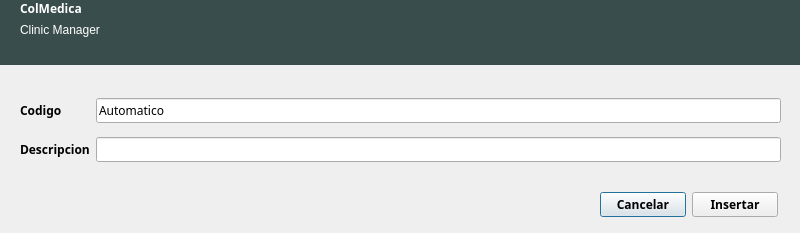
<?xml version="1.0" encoding="UTF-8"?>
<ui version="4.0">
 <class>dialogNuevaHabilidad</class>
 <widget class="QDialog" name="dialogNuevaHabilidad">
  <property name="geometry">
   <rect>
    <x>0</x>
    <y>0</y>
    <width>800</width>
    <height>233</height>
   </rect>
  </property>
  <property name="font">
   <font>
    <family>Ubuntu Condensed</family>
    <weight>75</weight>
    <bold>true</bold>
   </font>
  </property>
  <property name="cursor">
   <cursorShape>PointingHandCursor</cursorShape>
  </property>
  <property name="windowTitle">
   <string>Nueva Habilidad</string>
  </property>
  <widget class="QWidget" name="widgetCabecera" native="true">
   <property name="geometry">
    <rect>
     <x>0</x>
     <y>0</y>
     <width>800</width>
     <height>65</height>
    </rect>
   </property>
   <property name="palette">
    <palette>
     <active>
      <colorrole role="WindowText">
       <brush brushstyle="SolidPattern">
        <color alpha="255">
         <red>255</red>
         <green>255</green>
         <blue>255</blue>
        </color>
       </brush>
      </colorrole>
      <colorrole role="Base">
       <brush brushstyle="SolidPattern">
        <color alpha="255">
         <red>255</red>
         <green>255</green>
         <blue>255</blue>
        </color>
       </brush>
      </colorrole>
      <colorrole role="Window">
       <brush brushstyle="SolidPattern">
        <color alpha="255">
         <red>57</red>
         <green>77</green>
         <blue>76</blue>
        </color>
       </brush>
      </colorrole>
     </active>
     <inactive>
      <colorrole role="WindowText">
       <brush brushstyle="SolidPattern">
        <color alpha="255">
         <red>255</red>
         <green>255</green>
         <blue>255</blue>
        </color>
       </brush>
      </colorrole>
      <colorrole role="Base">
       <brush brushstyle="SolidPattern">
        <color alpha="255">
         <red>255</red>
         <green>255</green>
         <blue>255</blue>
        </color>
       </brush>
      </colorrole>
      <colorrole role="Window">
       <brush brushstyle="SolidPattern">
        <color alpha="255">
         <red>57</red>
         <green>77</green>
         <blue>76</blue>
        </color>
       </brush>
      </colorrole>
     </inactive>
     <disabled>
      <colorrole role="WindowText">
       <brush brushstyle="SolidPattern">
        <color alpha="255">
         <red>159</red>
         <green>158</green>
         <blue>158</blue>
        </color>
       </brush>
      </colorrole>
      <colorrole role="Base">
       <brush brushstyle="SolidPattern">
        <color alpha="255">
         <red>57</red>
         <green>77</green>
         <blue>76</blue>
        </color>
       </brush>
      </colorrole>
      <colorrole role="Window">
       <brush brushstyle="SolidPattern">
        <color alpha="255">
         <red>57</red>
         <green>77</green>
         <blue>76</blue>
        </color>
       </brush>
      </colorrole>
     </disabled>
    </palette>
   </property>
   <property name="autoFillBackground">
    <bool>true</bool>
   </property>
   <widget class="QWidget" name="layoutWidget_4">
    <property name="geometry">
     <rect>
      <x>20</x>
      <y>0</y>
      <width>162</width>
      <height>62</height>
     </rect>
    </property>
    <layout class="QFormLayout" name="formLayout_5">
     <item row="0" column="0">
      <widget class="QLabel" name="labelColMedica">
       <property name="styleSheet">
        <string notr="true">font: 30pt &quot;Ubuntu Condensed&quot;;
color: rgb(255, 255, 255);</string>
       </property>
       <property name="text">
        <string>ColMedica</string>
       </property>
      </widget>
     </item>
     <item row="1" column="0">
      <widget class="QLabel" name="labelClinicManager">
       <property name="font">
        <font>
         <family>Ubuntu</family>
         <weight>50</weight>
         <bold>false</bold>
        </font>
       </property>
       <property name="text">
        <string>Clinic Manager</string>
       </property>
      </widget>
     </item>
    </layout>
   </widget>
  </widget>
  <widget class="QWidget" name="layoutWidget">
   <property name="geometry">
    <rect>
     <x>20</x>
     <y>90</y>
     <width>761</width>
     <height>81</height>
    </rect>
   </property>
   <layout class="QGridLayout" name="gridLayout">
    <item row="0" column="0">
     <widget class="QLabel" name="labelCodigo">
      <property name="text">
       <string>Codigo</string>
      </property>
     </widget>
    </item>
    <item row="1" column="1">
     <widget class="QLineEdit" name="lineEditDescripcion">
      <property name="font">
       <font>
        <weight>50</weight>
        <bold>false</bold>
       </font>
      </property>
      <property name="inputMask">
       <string>AAAAAAAAAAAAAAAAAAAAAAAAAAAAAAAAAAAAAAAA; </string>
      </property>
     </widget>
    </item>
    <item row="0" column="1">
     <widget class="QLineEdit" name="lineEditCodigo">
      <property name="enabled">
       <bool>true</bool>
      </property>
      <property name="font">
       <font>
        <weight>50</weight>
        <bold>false</bold>
       </font>
      </property>
      <property name="acceptDrops">
       <bool>true</bool>
      </property>
      <property name="text">
       <string>Automatico</string>
      </property>
      <property name="readOnly">
       <bool>true</bool>
      </property>
     </widget>
    </item>
    <item row="1" column="0">
     <widget class="QLabel" name="labelDescripcion">
      <property name="text">
       <string>Descripcion</string>
      </property>
     </widget>
    </item>
   </layout>
  </widget>
  <widget class="QWidget" name="layoutWidget_2">
   <property name="geometry">
    <rect>
     <x>600</x>
     <y>190</y>
     <width>178</width>
     <height>29</height>
    </rect>
   </property>
   <layout class="QHBoxLayout" name="horizontalLayout">
    <item>
     <widget class="QPushButton" name="pushButtonCancelar">
      <property name="text">
       <string>Cancelar</string>
      </property>
     </widget>
    </item>
    <item>
     <widget class="QPushButton" name="pushButtonInsertar">
      <property name="text">
       <string>Insertar</string>
      </property>
     </widget>
    </item>
   </layout>
  </widget>
 </widget>
 <resources/>
 <connections/>
</ui>
